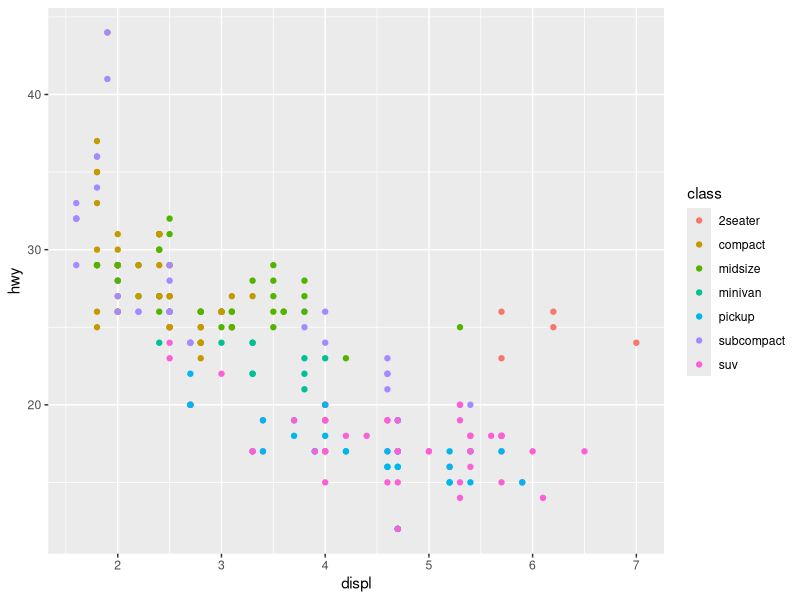

Recreate this plot in R.
library(ggplot2)
ggplot(mpg, aes(x=displ, y=hwy)) + geom_point(aes(colour=class))


# set up packages

install.packages("tidyverse")
library(tidyverse)
tidyverse_update()


install.packages(c("nycflights13", "gapminder", "Lahman"))

install.packages("data.table")








# prints out data
dput(mtcars)

temp <- structure(list(mpg = c(21, 21, 22.8, 21.4, 18.7, 18.1, 14.3, 
                               24.4, 22.8, 19.2, 17.8, 16.4, 17.3, 15.2, 10.4, 10.4, 14.7, 32.4, 
                               30.4, 33.9, 21.5, 15.5, 15.2, 13.3, 19.2, 27.3, 26, 30.4, 15.8, 
                               19.7, 15, 21.4), cyl = c(6, 6, 4, 6, 8, 6, 8, 4, 4, 6, 6, 8, 
                                                        8, 8, 8, 8, 8, 4, 4, 4, 4, 8, 8, 8, 8, 4, 4, 4, 8, 6, 8, 4), 
                       disp = c(160, 160, 108, 258, 360, 225, 360, 146.7, 140.8, 
                                167.6, 167.6, 275.8, 275.8, 275.8, 472, 460, 440, 78.7, 75.7, 
                                71.1, 120.1, 318, 304, 350, 400, 79, 120.3, 95.1, 351, 145, 
                                301, 121), hp = c(110, 110, 93, 110, 175, 105, 245, 62, 95, 
                                                  123, 123, 180, 180, 180, 205, 215, 230, 66, 52, 65, 97, 150, 
                                                  150, 245, 175, 66, 91, 113, 264, 175, 335, 109), drat = c(3.9, 
                                                                                                            3.9, 3.85, 3.08, 3.15, 2.76, 3.21, 3.69, 3.92, 3.92, 3.92, 
                                                                                                            3.07, 3.07, 3.07, 2.93, 3, 3.23, 4.08, 4.93, 4.22, 3.7, 2.76, 
                                                                                                            3.15, 3.73, 3.08, 4.08, 4.43, 3.77, 4.22, 3.62, 3.54, 4.11
                                                  ), wt = c(2.62, 2.875, 2.32, 3.215, 3.44, 3.46, 3.57, 3.19, 
                                                            3.15, 3.44, 3.44, 4.07, 3.73, 3.78, 5.25, 5.424, 5.345, 2.2, 
                                                            1.615, 1.835, 2.465, 3.52, 3.435, 3.84, 3.845, 1.935, 2.14, 
                                                            1.513, 3.17, 2.77, 3.57, 2.78), qsec = c(16.46, 17.02, 18.61, 
                                                                                                     19.44, 17.02, 20.22, 15.84, 20, 22.9, 18.3, 18.9, 17.4, 17.6, 
                                                                                                     18, 17.98, 17.82, 17.42, 19.47, 18.52, 19.9, 20.01, 16.87, 
                                                                                                     17.3, 15.41, 17.05, 18.9, 16.7, 16.9, 14.5, 15.5, 14.6, 18.6
                                                            ), vs = c(0, 0, 1, 1, 0, 1, 0, 1, 1, 1, 1, 0, 0, 0, 0, 0, 
                                                                      0, 1, 1, 1, 1, 0, 0, 0, 0, 1, 0, 1, 0, 0, 0, 1), am = c(1, 
                                                                                                                              1, 1, 0, 0, 0, 0, 0, 0, 0, 0, 0, 0, 0, 0, 0, 0, 1, 1, 1, 
                                                                                                                              0, 0, 0, 0, 0, 1, 1, 1, 1, 1, 1, 1), gear = c(4, 4, 4, 3, 
                                                                                                                                                                            3, 3, 3, 4, 4, 4, 4, 3, 3, 3, 3, 3, 3, 4, 4, 4, 3, 3, 3, 
                                                                                                                                                                            3, 3, 4, 5, 5, 5, 5, 5, 4), carb = c(4, 4, 1, 1, 2, 1, 4, 
                                                                                                                                                                                                                 2, 2, 4, 4, 3, 3, 3, 4, 4, 4, 1, 2, 1, 1, 2, 2, 4, 2, 1, 
                                                                                                                                                                                                                 2, 2, 4, 6, 8, 2)), .Names = c("mpg", "cyl", "disp", "hp", 
                                                                                                                                                                                                                                                "drat", "wt", "qsec", "vs", "am", "gear", "carb"), row.names = c("Mazda RX4", 
                                                                                                                                                                                                                                                                                                                 "Mazda RX4 Wag", "Datsun 710", "Hornet 4 Drive", "Hornet Sportabout", 
                                                                                                                                                                                                                                                                                                                 "Valiant", "Duster 360", "Merc 240D", "Merc 230", "Merc 280", 
                                                                                                                                                                                                                                                                                                                 "Merc 280C", "Merc 450SE", "Merc 450SL", "Merc 450SLC", "Cadillac Fleetwood", 
                                                                                                                                                                                                                                                                                                                 "Lincoln Continental", "Chrysler Imperial", "Fiat 128", "Honda Civic", 
                                                                                                                                                                                                                                                                                                                 "Toyota Corolla", "Toyota Corona", "Dodge Challenger", "AMC Javelin", 
                                                                                                                                                                                                                                                                                                                 "Camaro Z28", "Pontiac Firebird", "Fiat X1-9", "Porsche 914-2", 
                                                                                                                                                                                                                                                                                                                 "Lotus Europa", "Ford Pantera L", "Ferrari Dino", "Maserati Bora", 
                                                                                                                                                                                                                                                                                                                 "Volvo 142E"), class = "data.frame")


head(mtcars)
head(temp)

